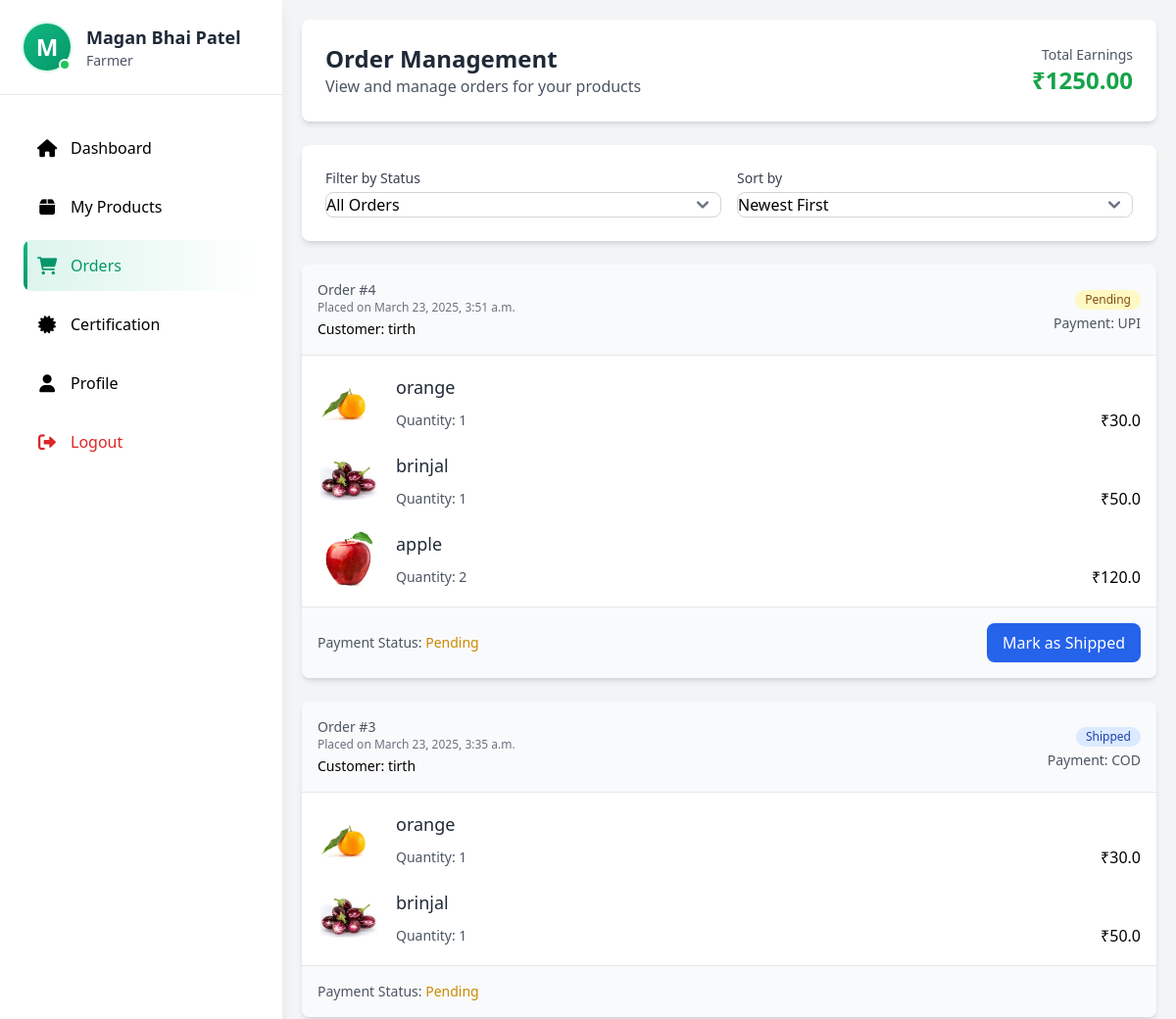
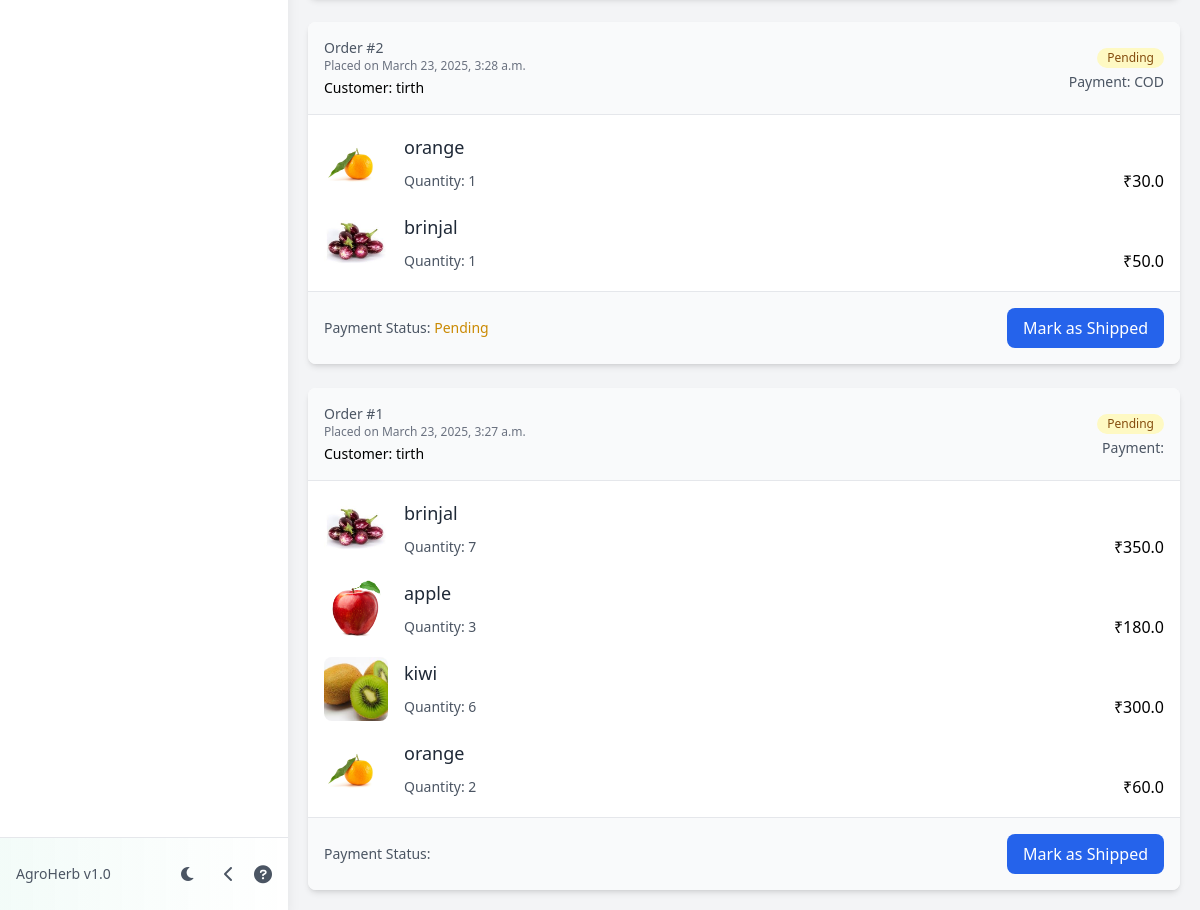
Page /farmer/orders/ (signed in) on the committed database (2 pictures, top to bottom).
### api/models.py (models this page shows, shortened)
class User(AbstractBaseUser, PermissionsMixin):
    ROLE_CHOICES = [
        ('Farmer', 'Farmer'),
        ('Customer', 'Customer'),
        ('Admin', 'Admin'),
        ('Verifier', 'Verifier'),
    ]
    user_id = models.AutoField(primary_key=True)
    full_name = models.CharField(max_length=100)
    email = models.EmailField(unique=True)
    phone_number = models.CharField(max_length=15)
    role = models.CharField(max_length=10, choices=ROLE_CHOICES, default='Customer')
    is_active = models.BooleanField(default=True)
    is_staff = models.BooleanField(default=False)
    objects = UserManager()
    USERNAME_FIELD = 'email'
    REQUIRED_FIELDS = ['full_name', 'phone_number']

class Order(models.Model):
    STATUS_CHOICES = [
        ('Pending', 'Pending'),
        ('Shipped', 'Shipped'),
        ('Delivered', 'Delivered'),
        ('Cancelled', 'Cancelled'),
    ]
    PAYMENT_STATUS_CHOICES = [
        ('Pending', 'Pending'),
        ('Completed', 'Completed'),
        ('Failed', 'Failed'),
    ]
    order_id = models.AutoField(primary_key=True)
    customer = models.ForeignKey(User, on_delete=models.CASCADE)
    total_price = models.DecimalField(max_digits=10, decimal_places=2)
    order_date = models.DateTimeField(auto_now_add=True)
    order_status = models.CharField(max_length=20, choices=STATUS_CHOICES, default='Pending')
    placed_at = models.DateTimeField(auto_now_add=True)
    payment_status = models.CharField(max_length=20, choices=PAYMENT_STATUS_CHOICES, default='Pending')

class Payment(models.Model):
    PAYMENT_METHOD_CHOICES = [
        ('UPI', 'UPI'),
        ('Bank Transfer', 'Bank Transfer'),
        ('Wallet', 'Wallet'),
        ('COD', 'COD'),
    ]
    PAYMENT_STATUS_CHOICES = [
        ('Pending', 'Pending'),
        ('Success', 'Success'),
        ('Failed', 'Failed'),
    ]
    order = models.OneToOneField(Order, on_delete=models.CASCADE)
    payment_method = models.CharField(max_length=20, choices=PAYMENT_METHOD_CHOICES)
    transaction_id = models.CharField(max_length=50, blank=True, null=True)
    payment_status = models.CharField(max_length=20, choices=PAYMENT_STATUS_CHOICES, default='Pending')

class OrderItem(models.Model):
    order = models.ForeignKey(Order, on_delete=models.CASCADE)
    product = models.ForeignKey(Product, on_delete=models.CASCADE)
    quantity = models.PositiveIntegerField()
    price = models.DecimalField(max_digits=10, decimal_places=2)

class Product(models.Model):
    product_id = models.AutoField(primary_key=True)
    farmer = models.ForeignKey(FarmerProfile, on_delete=models.CASCADE)
    category = models.ForeignKey(Category, on_delete=models.CASCADE)
    product_name = models.CharField(max_length=100)
    description = models.TextField()
    price = models.DecimalField(max_digits=10, decimal_places=2)
    stock = models.PositiveIntegerField()
    image = models.ImageField(upload_to='products/')
    qr_code = models.ImageField(upload_to='qr_codes/', blank=True, null=True)
    created_at = models.DateTimeField(auto_now_add=True)

### api/views.py (the view)
# urls.py: path('farmer/orders/', views.farmer_orders, name='farmer_orders'),
@login_required
def farmer_orders(request):
    if request.user.role != 'Farmer':
        messages.error(request, 'Only farmers can view their orders.')
        return redirect('home')
    try:
        farmer_profile = FarmerProfile.objects.get(user=request.user)
        status = request.GET.get('status', '')
        sort = request.GET.get('sort', '-placed_at')
        orders = Order.objects.filter(
            orderitem__product__farmer=farmer_profile
        ).exclude(
            order_status='Cart'
        ).distinct()
        if status:
            orders = orders.filter(order_status=status)
        orders = orders.order_by(sort).select_related(
            'customer', 'payment'
        ).prefetch_related(
            'orderitem_set__product'
        )
        total_earnings = sum(
            item.price * item.quantity
            for order in orders
            for item in order.orderitem_set.filter(product__farmer=farmer_profile)
        )
        context = {
            'orders': orders,
            'current_status': status,
            'current_sort': sort,
            'total_earnings': total_earnings,
        }
        return render(request, 'farmer/orders.html', context)
    except FarmerProfile.DoesNotExist:
        messages.error(request, 'Please complete your farmer profile first.')
        return redirect('farmer_dashboard')

### templates/farmer/orders.html (shortened to what this page needs)
{% extends 'farmer/farmer_base.html' %}
{% load static %}
{% load custom_filters %}
{% block content %}
<div class="flex flex-col p-5">
    <div class="bg-white rounded-lg shadow-md p-6 mb-6">
        <div class="flex items-center justify-between">
            <div>
                <h1 class="text-2xl font-semibold text-gray-800">Order Management</h1>
                <p class="text-gray-600">View and manage orders for your products</p>
            </div>
            <div class="text-right">
                <p class="text-sm text-gray-600">Total Earnings</p>
                <p class="text-2xl font-bold text-green-600">₹{{ total_earnings }}</p>
            </div>
        </div>
    </div>
    <div class="bg-white rounded-lg shadow-md p-6 mb-6">
        <form method="get" class="flex items-center gap-4">
            <div class="flex-1">
                <label for="status" class="block text-sm font-medium text-gray-700 mb-1">Filter by Status</label>
                <select name="status" id="status" class="w-full rounded-lg border-gray-300" onchange="this.form.submit()">
                    <option value="">All Orders</option>
                </select>
            </div>
            <div class="flex-1">
                <label for="sort" class="block text-sm font-medium text-gray-700 mb-1">Sort by</label>
                <select name="sort" id="sort" class="w-full rounded-lg border-gray-300" onchange="this.form.submit()">
                    <option value="-placed_at" {% if current_sort == '-placed_at' %}selected{% endif %}>Newest First</option>
                </select>
            </div>
        </form>
    </div>
    <div class="space-y-6">
        {% for order in orders %}
        <div class="bg-white rounded-lg shadow-md overflow-hidden">
            <div class="p-4 bg-gray-50 border-b">
                <div class="flex items-center justify-between">
                    <div>
                        <p class="text-sm text-gray-600">Order #{{ order.order_id }}</p>
                        <p class="text-xs text-gray-500">Placed on {{ order.placed_at|date:"F j, Y, g:i a" }}</p>
                        <p class="text-sm font-medium mt-1">Customer: {{ order.customer.full_name }}</p>
                    </div>
                    <div class="text-right">
                        <span class="inline-flex items-center px-2.5 py-0.5 rounded-full text-xs font-medium
                            {% if order.order_status == 'Pending' %}bg-yellow-100 text-yellow-800
                            {% elif order.order_status == 'Shipped' %}bg-blue-100 text-blue-800
                            {% elif order.order_status == 'Delivered' %}bg-green-100 text-green-800
                            {% else %}bg-red-100 text-red-800{% endif %}">
                            {{ order.order_status }}
                        </span>
                        <p class="text-sm text-gray-600 mt-1">Payment: {{ order.payment.payment_method }}</p>
                    </div>
                </div>
            </div>
            <div class="p-4">
                <div class="space-y-4">
                    {% for item in order.orderitem_set.all %}
                    {% if item.product.farmer.user == user %}
                    <div class="flex items-center gap-4">
                        <img src="{{ item.product.image.url }}" alt="{{ item.product.product_name }}"
                             class="w-16 h-16 object-cover rounded-lg">
                        <div class="flex-grow">
                            <h3 class="text-lg font-medium text-gray-800">{{ item.product.product_name }}</h3>
                            <div class="flex justify-between items-center mt-2">
                                <span class="text-sm text-gray-600">Quantity: {{ item.quantity }}</span>
                                <span class="font-medium">₹{{ item.price|multiply:item.quantity }}</span>
                            </div>
                        </div>
                    </div>
                    {% endif %}
                    {% endfor %}
                </div>
            </div>
            <div class="p-4 bg-gray-50 border-t">
                <div class="flex items-center justify-between">
                    <div>
                        <p class="text-sm text-gray-600">
                            Payment Status:
                            <span class="{% if order.payment.payment_status == 'Success' %}text-green-600
                                       {% elif order.payment.payment_status == 'Failed' %}text-red-600
                                       {% else %}text-yellow-600{% endif %}">
                                {{ order.payment.payment_status }}
                            </span>
                        </p>
                    </div>
                    {% if order.order_status == 'Pending' %}
                    <div class="flex gap-2">
                        <form method="post" action="{% url 'update_order_status' order.order_id %}">
                            <button type="submit" class="bg-blue-600 text-white px-4 py-2 rounded-lg hover:bg-blue-700 transition-colors">
                                Mark as Shipped
                            </button>
                        </form>
                    </div>
                    {% endif %}
                </div>
            </div>
        </div>
        {% endfor %}
    </div>
</div>
{% endblock %}

### templates/farmer/sidebar.html (shortened to what this page needs)
<!DOCTYPE html>
<html lang="en">
<head>
    <script src="https://cdn.tailwindcss.com"></script>
</head>
<body class="flex m-0 font-sans">
    <div class="sidebar fixed left-0 top-0 h-full bg-white dark:bg-gray-900 shadow-lg z-50">
        <div class="p-6 border-b border-gray-200 dark:border-gray-700 profile-section">
            <div class="flex items-center">
                <div class="relative">
                    {% if user.farmer_profile.photo %}
                        <img src="{{ user.farmer_profile.photo.url }}" alt="Profile Photo"
                             class="w-12 h-12 rounded-full object-cover ring-2 ring-green-100 dark:ring-green-900 transition-all duration-300 hover:scale-110 hover:ring-green-200 dark:hover:ring-green-800">
                    {% else %}
                        <div class="w-12 h-12 rounded-full default-avatar ring-2 ring-green-100 dark:ring-green-900 transition-all duration-300 hover:scale-110 hover:ring-green-200 dark:hover:ring-green-800">
                            {{ user.full_name|first|upper }}
                        </div>
                    {% endif %}
                    <div class="absolute bottom-0 right-0 w-3 h-3 bg-green-500 rounded-full border-2 border-white dark:border-gray-900 online-indicator"></div>
                </div>
                <div class="ml-4">
                    <h2 class="text-lg font-semibold text-gray-800 dark:text-white profile-name">{{ user.full_name }}</h2>
                    <p class="text-sm text-gray-600 dark:text-gray-400 profile-role">Farmer</p>
                </div>
            </div>
        </div>
        <nav class="p-6">
            <ul class="space-y-2">
                <li class="nav-item">
                    <a href="{% url 'farmer_dashboard' %}"
                       class="sidebar-link flex items-center p-3 rounded-lg {% if request.resolver_match.url_name == 'farmer_dashboard' %}active{% endif %}">
                        <div class="icon-wrapper mr-3">
                            <i class="fas fa-home text-lg"></i>
                        </div>
                        <span class="nav-text">Dashboard</span>
                    </a>
                </li>
                <li class="nav-item">
                    <a href="{% url 'product_list' %}"
                       class="sidebar-link flex items-center p-3 rounded-lg {% if request.resolver_match.url_name == 'product_list' %}active{% endif %}">
                        <div class="icon-wrapper mr-3">
                            <i class="fas fa-box text-lg"></i>
                        </div>
                        <span class="nav-text">My Products</span>
                    </a>
                </li>
                <li class="nav-item">
                    <a href="{% url 'farmer_orders' %}"
                       class="sidebar-link flex items-center p-3 rounded-lg {% if request.resolver_match.url_name == 'farmer_orders' %}active{% endif %}">
                        <div class="icon-wrapper mr-3">
                            <i class="fas fa-shopping-cart text-lg"></i>
                        </div>
                        <span class="nav-text">Orders</span>
                    </a>
                </li>
                <li class="nav-item">
                    <a href="{% url 'certification_request' %}"
                       class="sidebar-link flex items-center p-3 rounded-lg {% if request.resolver_match.url_name == 'certification_request' %}active{% endif %}">
                        <div class="icon-wrapper mr-3">
                            <i class="fas fa-certificate text-lg"></i>
                        </div>
                        <span class="nav-text">Certification</span>
                    </a>
                </li>
                <li class="nav-item">
                    <a href="{% url 'edit_farmer_profile' %}"
                       class="sidebar-link flex items-center p-3 rounded-lg {% if request.resolver_match.url_name == 'edit_farmer_profile' %}active{% endif %}">
                        <div class="icon-wrapper mr-3">
                            <i class="fas fa-user text-lg"></i>
                        </div>
                        <span class="nav-text">Profile</span>
                    </a>
                </li>
                <li class="nav-item">
                    <a href="{% url 'logout' %}"
                       class="sidebar-link logout-link flex items-center p-3 rounded-lg text-red-600 dark:text-red-400 hover:bg-red-50 dark:hover:bg-red-900/20">
                        <div class="icon-wrapper mr-3">
                            <i class="fas fa-sign-out-alt text-lg"></i>
                        </div>
                        <span class="nav-text">Logout</span>
                    </a>
                </li>
            </ul>
        </nav>
        <div class="absolute bottom-0 w-full p-4 border-t border-gray-200 dark:border-gray-700 bottom-section">
            <div class="flex items-center justify-between">
                <span class="text-sm text-gray-600 dark:text-gray-400 version-text">AgroHerb v1.0</span>
                <div class="flex items-center space-x-3">
                    <button class="theme-toggle p-2 rounded-lg hover:bg-gray-100 dark:hover:bg-gray-800" onclick="toggleTheme()">
                        <i class="fas fa-moon dark:hidden text-gray-600"></i>
                    </button>
                    <button class="toggle-button p-2 rounded-lg hover:bg-gray-100 dark:hover:bg-gray-800" onclick="toggleSidebar()">
                        <i class="fas fa-chevron-left text-gray-600 dark:text-gray-400"></i>
                    </button>
                    <a href="#" class="help-icon">
                        <i class="fas fa-question-circle text-lg text-gray-600 dark:text-gray-400"></i>
                    </a>
                </div>
            </div>
        </div>
    </div>
</body>
</html>

### rows in the picture
User: full_name|first "M", full_name "Magan Bhai Patel"
Order: order_id "4", placed_at "March 23, 2025, 3:51 a.m.", customer.full_name "tirth", order_status "Pending", payment.payment_method "UPI", payment.payment_status "Pending", shows "Mark as Shipped"
OrderItem: product.image (picture), product.product_name "orange", quantity "1", price|multiply "30.0"
OrderItem: product.image (picture), product.product_name "brinjal", quantity "1", price|multiply "50.0"
OrderItem: product.image (picture), product.product_name "apple", quantity "2", price|multiply "120.0"
Order: order_id "3", placed_at "March 23, 2025, 3:35 a.m.", customer.full_name "tirth", order_status "Shipped", payment.payment_method "COD", payment.payment_status "Pending"
OrderItem: product.image (picture), product.product_name "orange", quantity "1", price|multiply "30.0"
OrderItem: product.image (picture), product.product_name "brinjal", quantity "1", price|multiply "50.0"
Order: order_id "2", placed_at "March 23, 2025, 3:28 a.m.", customer.full_name "tirth", order_status "Pending", payment.payment_method "COD", payment.payment_status "Pending", shows "Mark as Shipped"
OrderItem: product.image (picture), product.product_name "orange", quantity "1", price|multiply "30.0"
OrderItem: product.image (picture), product.product_name "brinjal", quantity "1", price|multiply "50.0"
Order: order_id "1", placed_at "March 23, 2025, 3:27 a.m.", customer.full_name "tirth", order_status "Pending", shows "Mark as Shipped"
OrderItem: product.image (picture), product.product_name "brinjal", quantity "7", price|multiply "350.0"
OrderItem: product.image (picture), product.product_name "apple", quantity "3", price|multiply "180.0"
OrderItem: product.image (picture), product.product_name "kiwi", quantity "6", price|multiply "300.0"
OrderItem: product.image (picture), product.product_name "orange", quantity "2", price|multiply "60.0"

### other values in the picture
{{ total_earnings }} "1250.00"
